Frame 1 (no input): blank canvas, image omitted
Frame 60 (no input): blank canvas, image omitted
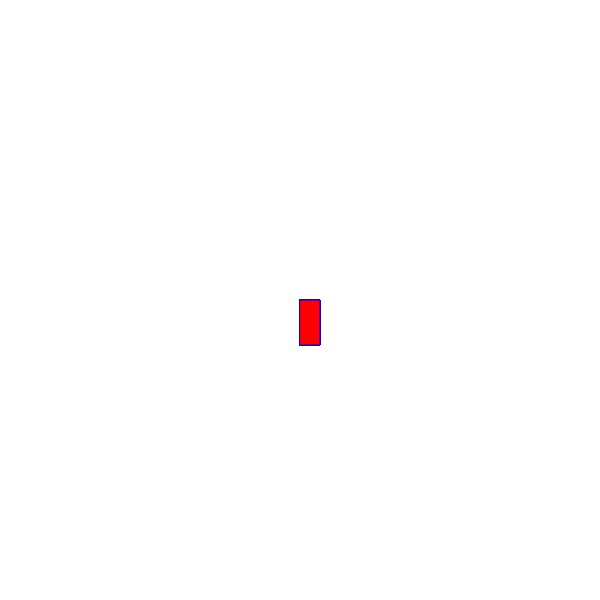
Frame 120 (the mouse pressed at the canvas centre since frame 60)

The p5.js sketch whose frames 1 and 60 were blank and that drew this single picture after the mouse press (run headless with seeded random() and noise() and a simulated clock; from frame 60 on, the mouse is pressed at the canvas centre):

// p5.js sketch
// ── sketch.js
function setup() {
    createCanvas(600, 600);
    background("white");
  }
  
   function draw() {
     
     stroke("blue");
     fill("red");
     
     // console. log(mouseIsPressed);
     
     if (mouseIsPressed) {
     rect(mouseX, mouseY, 20, 45);
     }
   }
  
